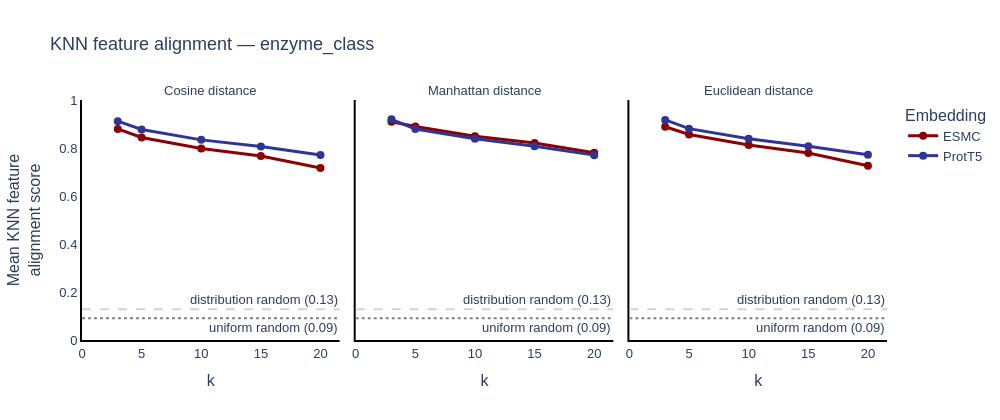

The notebook cell saved with this chart:
### Markdown cell above
---
## Step 4 — Main analysis: KNN alignment across k and distance metrics

For each sequence, what fraction of its k nearest neighbours share the same enzyme class?
Plotted across the full k range (from Step 3) and all three distance metrics.

**Ranking stability:** consistent rankings across k and metrics → high confidence.
Crossings or inversions → parameter-sensitive; report results across the full range.

### Code cell
fig, df_mean = plot_knn_alignment_across_k(
    emma=ema,
    feature=feature,
    k_values=k_values,
    metrics=distance_metrics,
    color_discrete_map=colors,
    show_random_baselines=True,
    elbow_detection=True,
    return_data=True,
)
fig.show()

### Figure 1 — Plotly figure (JSON) as saved in the notebook; plotly's stock layout.template omitted (floating-point values rounded to 4 significant figures)
{"data": [{"hovertemplate": "Embedding=ESMC<br>=Cosine distance<br>k=%{x}<br>Mean KNN feature<br>alignment score=%{y}<extra></extra>", "legendgroup": "ESMC", "line": {"color": "#8B0000", "dash": "solid", "width": 3}, "marker": {"size": 8, "symbol": "circle"}, "mode": "lines+markers", "name": "ESMC", "orientation": "v", "showlegend": true, "type": "scatter", "x": [3, 5, 10, 15, 20], "xaxis": "x", "y": [0.8797, 0.8439, 0.7975, 0.7667, 0.7165], "yaxis": "y"}, {"hovertemplate": "Embedding=ESMC<br>=Manhattan distance<br>k=%{x}<br>Mean KNN feature<br>alignment score=%{y}<extra></extra>", "legendgroup": "ESMC", "line": {"color": "#8B0000", "dash": "solid", "width": 3}, "marker": {"size": 8, "symbol": "circle"}, "mode": "lines+markers", "name": "ESMC", "orientation": "v", "showlegend": false, "type": "scatter", "x": [3, 5, 10, 15, 20], "xaxis": "x2", "y": [0.9096, 0.8892, 0.8493, 0.8206, 0.7798], "yaxis": "y2"}, {"hovertemplate": "Embedding=ESMC<br>=Euclidean distance<br>k=%{x}<br>Mean KNN feature<br>alignment score=%{y}<extra></extra>", "legendgroup": "ESMC", "line": {"color": "#8B0000", "dash": "solid", "width": 3}, "marker": {"size": 8, "symbol": "circle"}, "mode": "lines+markers", "name": "ESMC", "orientation": "v", "showlegend": false, "type": "scatter", "x": [3, 5, 10, 15, 20], "xaxis": "x3", "y": [0.8886, 0.8565, 0.8128, 0.7791, 0.7262], "yaxis": "y3"}, {"hovertemplate": "Embedding=ProtT5<br>=Cosine distance<br>k=%{x}<br>Mean KNN feature<br>alignment score=%{y}<extra></extra>", "legendgroup": "ProtT5", "line": {"color": "#303496", "dash": "solid", "width": 3}, "marker": {"size": 8, "symbol": "circle"}, "mode": "lines+markers", "name": "ProtT5", "orientation": "v", "showlegend": true, "type": "scatter", "x": [3, 5, 10, 15, 20], "xaxis": "x", "y": [0.9118, 0.8771, 0.8339, 0.806, 0.771], "yaxis": "y"}, {"hovertemplate": "Embedding=ProtT5<br>=Manhattan distance<br>k=%{x}<br>Mean KNN feature<br>alignment score=%{y}<extra></extra>", "legendgroup": "ProtT5", "line": {"color": "#303496", "dash": "solid", "width": 3}, "marker": {"size": 8, "symbol": "circle"}, "mode": "lines+markers", "name": "ProtT5", "orientation": "v", "showlegend": false, "type": "scatter", "x": [3, 5, 10, 15, 20], "xaxis": "x2", "y": [0.9193, 0.8789, 0.8381, 0.8073, 0.7703], "yaxis": "y2"}, {"hovertemplate": "Embedding=ProtT5<br>=Euclidean distance<br>k=%{x}<br>Mean KNN feature<br>alignment score=%{y}<extra></extra>", "legendgroup": "ProtT5", "line": {"color": "#303496", "dash": "solid", "width": 3}, "marker": {"size": 8, "symbol": "circle"}, "mode": "lines+markers", "name": "ProtT5", "orientation": "v", "showlegend": false, "type": "scatter", "x": [3, 5, 10, 15, 20], "xaxis": "x3", "y": [0.917, 0.8807, 0.8381, 0.8075, 0.7716], "yaxis": "y3"}], "layout": {"annotations": [{"showarrow": false, "text": "Cosine distance", "x": 0.16, "xanchor": "center", "xref": "paper", "y": 1, "yanchor": "bottom", "yref": "paper"}, {"showarrow": false, "text": "Manhattan distance", "x": 0.5, "xanchor": "center", "xref": "paper", "y": 1, "yanchor": "bottom", "yref": "paper"}, {"showarrow": false, "text": "Euclidean distance", "x": 0.84, "xanchor": "center", "xref": "paper", "y": 1, "yanchor": "bottom", "yref": "paper"}, {"showarrow": false, "text": "uniform random (0.09)", "x": 1, "xanchor": "right", "xref": "x domain", "y": 0.09091, "yanchor": "top", "yref": "y"}, {"showarrow": false, "text": "uniform random (0.09)", "x": 1, "xanchor": "right", "xref": "x2 domain", "y": 0.09091, "yanchor": "top", "yref": "y2"}, {"showarrow": false, "text": "uniform random (0.09)", "x": 1, "xanchor": "right", "xref": "x3 domain", "y": 0.09091, "yanchor": "top", "yref": "y3"}, {"showarrow": false, "text": "distribution random (0.13)", "x": 1, "xanchor": "right", "xref": "x domain", "y": 0.1284, "yanchor": "bottom", "yref": "y"}, {"showarrow": false, "text": "distribution random (0.13)", "x": 1, "xanchor": "right", "xref": "x2 domain", "y": 0.1284, "yanchor": "bottom", "yref": "y2"}, {"showarrow": false, "text": "distribution random (0.13)", "x": 1, "xanchor": "right", "xref": "x3 domain", "y": 0.1284, "yanchor": "bottom", "yref": "y3"}], "font": {"family": "Arial", "size": 13}, "height": 420, "legend": {"title": {"text": "Embedding"}, "tracegroupgap": 0}, "shapes": [{"line": {"color": "grey", "dash": "dot"}, "type": "line", "x0": 0, "x1": 1, "xref": "x domain", "y0": 0.09091, "y1": 0.09091, "yref": "y"}, {"line": {"color": "grey", "dash": "dot"}, "type": "line", "x0": 0, "x1": 1, "xref": "x2 domain", "y0": 0.09091, "y1": 0.09091, "yref": "y2"}, {"line": {"color": "grey", "dash": "dot"}, "type": "line", "x0": 0, "x1": 1, "xref": "x3 domain", "y0": 0.09091, "y1": 0.09091, "yref": "y3"}, {"line": {"color": "lightgrey", "dash": "dash"}, "type": "line", "x0": 0, "x1": 1, "xref": "x domain", "y0": 0.1284, "y1": 0.1284, "yref": "y"}, {"line": {"color": "lightgrey", "dash": "dash"}, "type": "line", "x0": 0, "x1": 1, "xref": "x2 domain", "y0": 0.1284, "y1": 0.1284, "yref": "y2"}, {"line": {"color": "lightgrey", "dash": "dash"}, "type": "line", "x0": 0, "x1": 1, "xref": "x3 domain", "y0": 0.1284, "y1": 0.1284, "yref": "y3"}], "title": {"text": "KNN feature alignment — enzyme_class"}, "width": 1000, "xaxis": {"anchor": "y", "domain": [0, 0.32], "linecolor": "black", "linewidth": 2, "range": [0, 21.6], "showgrid": false, "showline": true, "tick0": 0, "title": {"text": "k"}}, "xaxis2": {"anchor": "y2", "domain": [0.34, 0.66], "linecolor": "black", "linewidth": 2, "matches": "x", "range": [0, 21.6], "showgrid": false, "showline": true, "tick0": 0, "title": {"text": "k"}}, "xaxis3": {"anchor": "y3", "domain": [0.68, 1.0], "linecolor": "black", "linewidth": 2, "matches": "x", "range": [0, 21.6], "showgrid": false, "showline": true, "tick0": 0, "title": {"text": "k"}}, "yaxis": {"anchor": "x", "domain": [0, 1], "linecolor": "black", "linewidth": 2, "range": [0, 1], "showgrid": false, "showline": true, "title": {"text": "Mean KNN feature<br>alignment score"}}, "yaxis2": {"anchor": "x2", "domain": [0, 1], "linecolor": "black", "linewidth": 2, "matches": "y", "range": [0, 1], "showgrid": false, "showline": true, "showticklabels": false}, "yaxis3": {"anchor": "x3", "domain": [0, 1], "linecolor": "black", "linewidth": 2, "matches": "y", "range": [0, 1], "showgrid": false, "showline": true, "showticklabels": false}}}
